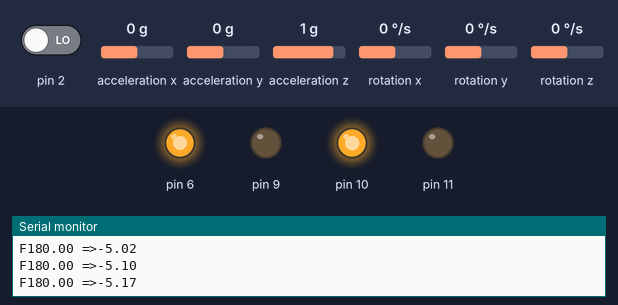
Bench run of a sketch on a simulated Arduino Uno, built with avr-gcc and run on an emulated ATmega328P. On the bench: output pins drawn as LEDs (lit = HIGH), the last lines printed to the serial monitor. The test bench sets the inputs (shaded band); at power-on: acceleration x 0 g, acceleration z 1 g, pin 2 LOW, acceleration y 0 g, rotation x 0 °/s, rotation y 0 °/s, rotation z 0 °/s. The sensor or clock chip raises its interrupt line as the real part does.

Above: at 1.7 s.
1.8 s: acceleration x set to -1.4 g
At 2.6 s:
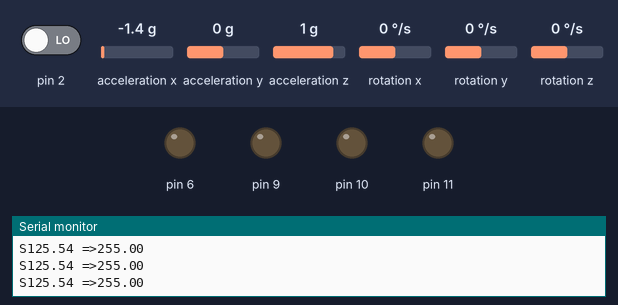
4.8 s: acceleration x set to -0.7 g
6.3 s: acceleration x set to -0.4 g
At 7.5 s:
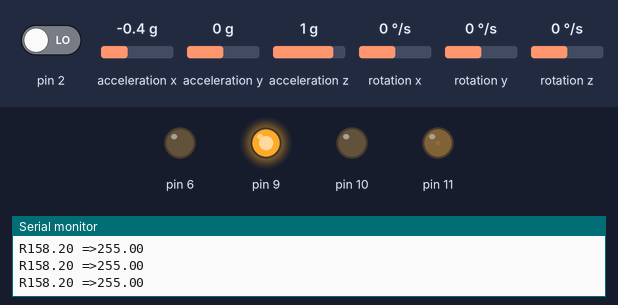
7.8 s: acceleration x set to 0.1 g
At 10.78 s:
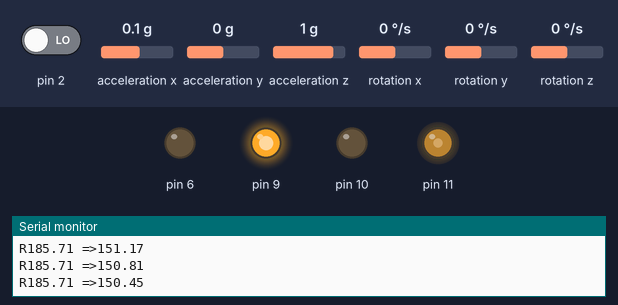
10.8 s: acceleration z set to -0.8 g
13.8 s: acceleration x set to -0.8 g
At 14.1 s:
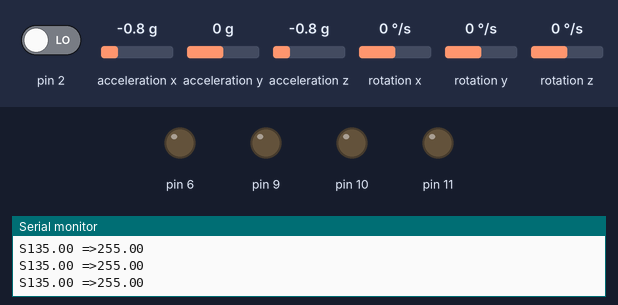
Timing chart, 0 to 16.3 s (numbered marks = the images above; inputs shaded):
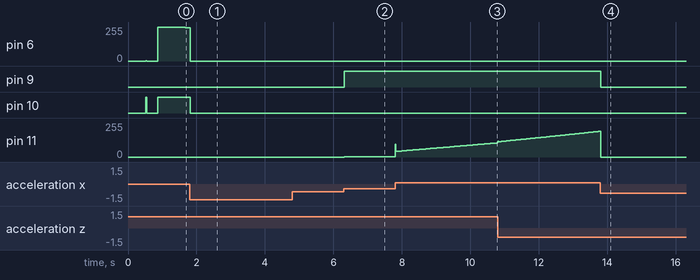

Measured:
- the behaviour switches between -0.6 and -0.5 g on acceleration x (found by bisection; images 1 and 2)
- after the input at 1.8 s, pin 10: HIGH → LOW at once
- after the input at 6.3 s, pin 9: LOW → HIGH at once; pin 11: 0/255 → 1/255 at once
- after the input at 13.8 s, pin 6: stays 0/255 (without the input it goes to 255/255 after 2.4 s); pin 9: HIGH → LOW after 0.01 s instead of 2.3 s; pin 10: stays LOW (without the input it goes to HIGH after 2.4 s)

The sketch:

selfbalancingrover.ino
```cpp
#include "I2Cdev.h"

#include <PID_v1.h>

#include "MPU6050_6Axis_MotionApps20.h"

MPU6050 mpu;


bool dmpReady = false;
uint8_t mpuIntStatus;

uint8_t devStatus;

uint16_t packetSize;
uint16_t fifoCount;

uint8_t fifoBuffer[64];


Quaternion q;           // [w, x, y, z]         quaternion container

VectorFloat gravity;    // [x, y, z]            gravity vector

float ypr[3];           // [yaw, pitch, roll]   yaw/pitch/roll container and gravity vector


double setpoint= 178.5; //set the value when the bot is perpendicular to ground using serial monitor.

double Kp = 5.5; //Set this first

double Kd = 0.02; //Set this secound

double Ki = 5; //Finally set this


double input, output;

PID pid(&input, &output, &setpoint, Kp, Ki, Kd, DIRECT);


volatile bool mpuInterrupt = false;
void dmpDataReady()

{

    mpuInterrupt = true;

}


void setup() {

  Serial.begin(115200);


    Serial.println(F("Initializing I2C devices..."));

    mpu.initialize();


    Serial.println(F("Testing device connections..."));

    Serial.println(mpu.testConnection() ? F("MPU6050 connection successful") : F("MPU6050 connection failed"));


    devStatus = mpu.dmpInitialize();


    mpu.setXGyroOffset(12);

    mpu.setYGyroOffset(37);

    mpu.setZGyroOffset(31);

    mpu.setZAccelOffset(765);


    if (devStatus == 0)

    {


        Serial.println(F("Enabling DMP..."));

        mpu.setDMPEnabled(true);


        Serial.println(F("Enabling interrupt detection (Arduino external interrupt 0)..."));

        attachInterrupt(0, dmpDataReady, RISING);

        mpuIntStatus = mpu.getIntStatus();


        Serial.println(F("DMP ready! Waiting for first interrupt..."));

        dmpReady = true;


        packetSize = mpu.dmpGetFIFOPacketSize();


        pid.SetMode(AUTOMATIC);

        pid.SetSampleTime(10);

        pid.SetOutputLimits(-255, 255);

    }

    else

    {


        Serial.print(F("DMP Initialization failed (code "));

        Serial.print(devStatus);

        Serial.println(F(")"));

    }


    pinMode (6, OUTPUT);

    pinMode (9, OUTPUT);

    pinMode (10, OUTPUT);

    pinMode (11, OUTPUT);


    analogWrite(6,LOW);

    analogWrite(9,LOW);

    analogWrite(10,LOW);

    analogWrite(11,LOW);

}


void loop() {


    if (!dmpReady) return;


    while (!mpuInterrupt && fifoCount < packetSize)

    {


        pid.Compute();


        Serial.print(input); Serial.print(" =>"); Serial.println(output);


        if (input>150 && input<200){


        if (output>0)

        Reverse();
        else if (output<0)

        Forward();
        }

        else

        Stop();


    }


    mpuInterrupt = false;

    mpuIntStatus = mpu.getIntStatus();


    fifoCount = mpu.getFIFOCount();


    if ((mpuIntStatus & 0x10) || fifoCount == 1024)

    {


        mpu.resetFIFO();

        Serial.println(F("FIFO overflow!"));


    }

    else if (mpuIntStatus & 0x02)

    {


        while (fifoCount < packetSize) fifoCount = mpu.getFIFOCount();


        mpu.getFIFOBytes(fifoBuffer, packetSize);


        fifoCount -= packetSize;


        mpu.dmpGetQuaternion(&q, fifoBuffer);

        mpu.dmpGetGravity(&gravity, &q);
        mpu.dmpGetYawPitchRoll(ypr, &q, &gravity);


        input = ypr[1] * 180/M_PI + 180;


   }

}


void Forward()

{

    analogWrite(6,output);

    analogWrite(9,0);

    analogWrite(10,output);

    analogWrite(11,0);

    Serial.print("F");

}


void Reverse()

{

    analogWrite(6,0);

    analogWrite(9,output*-1);

    analogWrite(10,0);

    analogWrite(11,output*-1);

    Serial.print("R");

}


void Stop()

{

    analogWrite(6,0);

    analogWrite(9,0);

    analogWrite(10,0);

    analogWrite(11,0);

    Serial.print("S");

}
```
